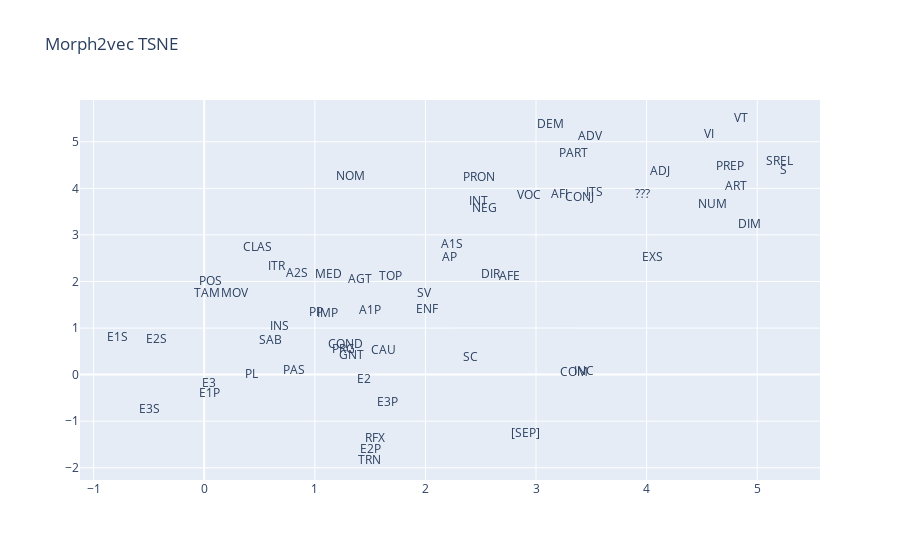

The cell this chart's notebook holds for it:
### Code cell
import numpy as np
from sklearn.manifold import TSNE
import plotly

def reduce_dimensions(model):
    num_components = 2  # number of dimensions to keep after compression

    # extract vocabulary from model and vectors in order to associate them in the graph
    vectors = np.asarray(model.wv.vectors)
    labels = np.asarray(model.wv.index_to_key)

    # apply TSNE
    tsne = TSNE(n_components=num_components, random_state=0)
    vectors = tsne.fit_transform(vectors)

    x_vals = [v[0] for v in vectors]
    y_vals = [v[1] for v in vectors]
    return x_vals, y_vals, labels, tsne


def plot_embeddings(x_vals, y_vals, labels):
    import plotly.graph_objs as go
    fig = go.Figure()
    trace = go.Scatter(x=x_vals, y=y_vals, mode='text', text=labels)
    fig.add_trace(trace)
    fig.update_layout(title="Morph2vec TSNE")
    fig.show()
    return fig


x_vals, y_vals, labels, tsne = reduce_dimensions(model)

plot = plot_embeddings(x_vals, y_vals, labels)

### Figure 1 — Plotly figure (JSON) as saved in the notebook; plotly's stock layout.template omitted (floating-point values rounded to 4 significant figures)
{"data": [{"mode": "text", "text": ["[SEP]", "S", "ADV", "VT", "PART", "VI", "E3S", "INC", "COM", "DEM", "PL", "SREL", "PRON", "PREP", "ENF", "E1P", "???", "CONJ", "NEG", "ADJ", "NUM", "SC", "ART", "DIM", "VOC", "E1S", "DIR", "EXS", "E2S", "E3", "A1S", "INT", "AP", "PAS", "ITS", "AFI", "NOM", "SAB", "CLAS", "MOV", "TAM", "A2S", "PP", "AFE", "A1P", "TOP", "AGT", "SV", "POS", "ITR", "IMP", "MED", "COND", "PRG", "INS", "E3P", "GNT", "CAU", "E2P", "E2", "", "RFX", "TRN"], "type": "scatter", "x": [2.907, 5.233, 3.484, 4.85, 3.335, 4.562, -0.4924, 3.437, 3.345, 3.133, 0.4298, 5.197, 2.487, 4.753, 2.016, 0.05203, 3.958, 3.394, 2.536, 4.119, 4.593, 2.411, 4.804, 4.934, 2.934, -0.7884, 2.591, 4.055, -0.4311, 0.04568, 2.237, 2.476, 2.215, 0.8083, 3.532, 3.208, 1.323, 0.6026, 0.4811, 0.2748, 0.0224, 0.8395, 1.009, 2.759, 1.495, 1.687, 1.406, 1.991, 0.06004, 0.6565, 1.115, 1.121, 1.281, 1.256, 0.6822, 1.661, 1.335, 1.619, 1.505, 1.44, 1.564, 1.54, 1.494], "y": [-1.265, 4.369, 5.096, 5.49, 4.732, 5.147, -0.7557, 0.04742, 0.0397, 5.369, -0.01572, 4.57, 4.226, 4.453, 1.382, -0.4183, 3.86, 3.789, 3.557, 4.359, 3.647, 0.3551, 4.036, 3.206, 3.846, 0.794, 2.133, 2.515, 0.7498, -0.2068, 2.786, 3.697, 2.514, 0.06839, 3.901, 3.861, 4.25, 0.7318, 2.722, 1.722, 1.742, 2.165, 1.331, 2.092, 1.373, 2.096, 2.027, 1.741, 1.998, 2.32, 1.308, 2.14, 0.6384, 0.5323, 1.012, -0.6013, 0.4016, 0.5024, -1.61, -0.1256, -0.7857, -1.377, -1.855]}], "layout": {"autosize": true, "title": {"text": "Morph2vec TSNE"}, "xaxis": {"autorange": true, "range": [-1.123, 5.567], "type": "linear"}, "yaxis": {"autorange": true, "range": [-2.263, 5.898], "type": "linear"}}}
